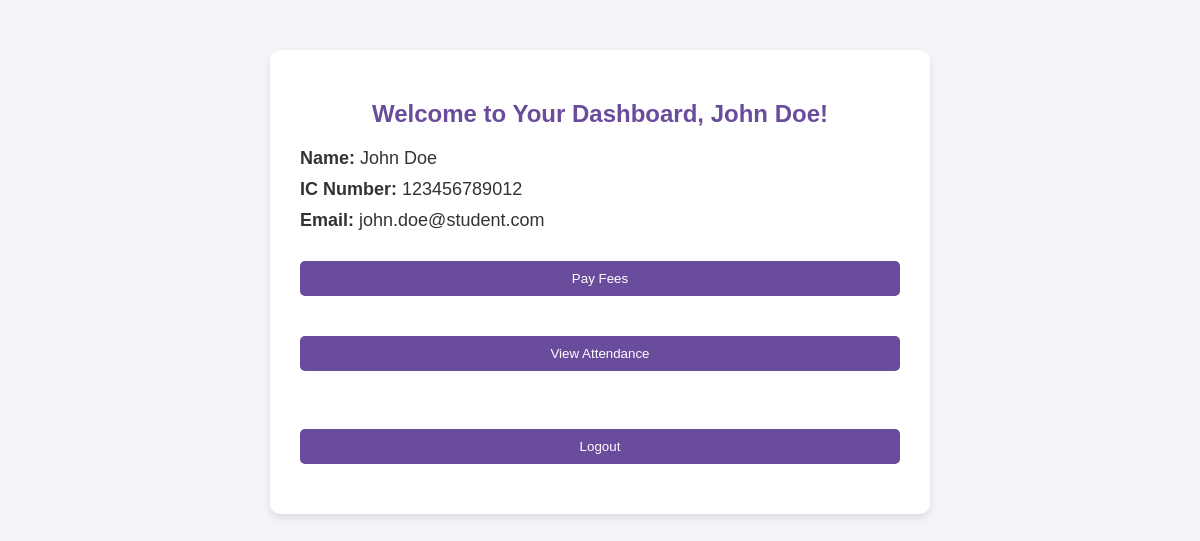
The page /student_dashboard.php (signed in) on the database its author committed.
### tables this page shows
CREATE TABLE `users` (
  `user_id` varchar(12) NOT NULL,
  `first_name` varchar(50) DEFAULT NULL,
  `last_name` varchar(50) DEFAULT NULL,
  `email` varchar(100) DEFAULT NULL,
  `password` varchar(255) DEFAULT NULL,
  `role` enum('clerk','teacher','manager','student') NOT NULL,
  `ic_number` varchar(12) DEFAULT NULL,
  `status` enum('pending','approved','rejected') DEFAULT 'pending',
  `created_at` timestamp NOT NULL DEFAULT current_timestamp()
);

### student_dashboard.php (the view, shortened to what this page needs)
<?php
include('db_connection.php');
$user_id = $_SESSION['user_id'];
$sql_student_info = "SELECT * FROM users WHERE user_id = '$user_id' AND role = 'student'";
$result_student_info = mysqli_query($conn, $sql_student_info);
if (mysqli_num_rows($result_student_info) > 0) {
    $row = mysqli_fetch_assoc($result_student_info);
    $student_name = $row['first_name'] . ' ' . $row['last_name'];
    $student_ic = $row['ic_number'];
    $student_email = $row['email'];
} else {
    session_destroy();
    header("Location: login_page.php");
    exit();
}
?>
<!DOCTYPE html>
<html lang="en">
<head>
</head>
<body>
    <div class="container">
        <h2>Welcome to Your Dashboard, <?php echo $student_name; ?>!</h2>
        <p><strong>Name:</strong> <?php echo $student_name; ?></p>
        <p><strong>IC Number:</strong> <?php echo $student_ic; ?></p>
        <p><strong>Email:</strong> <?php echo $student_email; ?></p>
        <button class="dashboard-btn" onclick="window.location.href='pay_fees.php'">Pay Fees</button>
        <button class="dashboard-btn" onclick="window.location.href='view_attendance.php'">View Attendance</button>
        <br><br>
        <button class="dashboard-btn" onclick="window.location.href='logout.php'">Logout</button>
    </div>
</body>
</html>

### student_dashboard.php (style rules this page uses)
body { font-family: Arial, sans-serif; background-color: #f4f4f9; color: #333; }
.container { max-width: 600px; margin: 50px auto; background-color: #fff; padding: 30px; border-radius: 10px; box-shadow: 0 4px 8px rgba(0, 0, 0, 0.1); }
h2 { text-align: center; color: #6a4c9c; }
p { font-size: 18px; margin: 10px 0; }
.dashboard-btn { background-color: #6a4c9c; color: white; padding: 10px 20px; border: none; border-radius: 5px; cursor: pointer; width: 100%; margin: 20px 0; }

### rows shown on the page
users: student_name "John Doe", ic_number "123456789012", email "john.doe@student.com"
